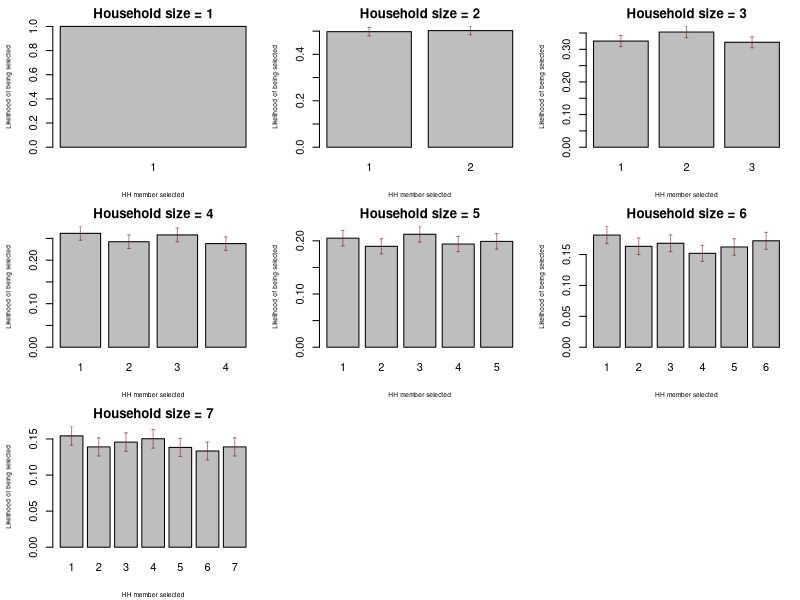

This figure's R source:
# Function to generate one random number between 1 and household size (input)
RandomFun <- function(hh_size = 7){
  
  myvec <- vector(length = hh_size, mode = "numeric")
  for (i in 1:7){
    possibs <- 1:i
    
    myvec[i] <-
      sample(x = possibs,
             size = 1,
             replace = FALSE)
  }

return(myvec)
}

# Create dataframe 
mydf <- data.frame("hh_number" = 1:3000)

# Generate columns for each possible household size
for (i in 1:7){
  mydf[,paste0("hh_size_", i)] <- NA
}

# Populate dataframe with random sequence for each house
for (i in 1:nrow(mydf)){
    mydf[i,2:8] <- RandomFun()
}

# Validate to make sure we got a good draw 
# (ie, no draws larger than household size, and equal distributions)

# First, define function for calculating confidence interval on proportion:
simpasym <- function(n, p, z=1.96, cc=TRUE){
  out <- list()
  if(cc){
    out$lb <- p - z*sqrt((p*(1-p))/n) - 0.5/n
    out$ub <- p + z*sqrt((p*(1-p))/n) + 0.5/n
  } else {
    out$lb <- p - z*sqrt((p*(1-p))/n)
    out$ub <- p + z*sqrt((p*(1-p))/n)
  }
  out
}

# Now calculate confidence interval on each proportion, and visualize
library(Hmisc)
par(mfrow = c(3,3))
par(mar = c(4,4,2,1))
par(oma = c(0,0,0,0))
for (i in 1:7){
  
  mytable <- table(mydf[,paste0("hh_size_", i)])
  ptable <- prop.table(mytable)
  mycis <- simpasym(n = 3000,
                    p = ptable,
                    z = 1.96,
                    cc = TRUE)
  
  bp <- barplot(table(mydf[,paste0("hh_size_",i)])  / 3000,
          main = paste0("Household size = ", i),
          xlab = "HH member selected",
          ylab = "Likelihood of being selected",
          ylim = c(0, max(mycis$ub)),
          cex.lab = 0.6)
  errbar(x = bp[,1],
         y = ptable,
         yplus = mycis$ub,
         yminus = mycis$lb,
         add = TRUE,
         pch = NA,
         errbar.col = adjustcolor("darkred", alpha.f = 0.5)
         )
}
par(mfrow = c(1,1))

# Write to spreadsheet
setwd("C:/Users/BrewJR/Documents/haiti/")
row.names(mydf) <- NULL
write.csv(mydf, "spreadsheet_for_krishna.csv", row.names = FALSE)

# Function to generate individual table
TableFun <- function(hh_number){
  mydf[hh_number,]
}

# Function to write individual table to a spreadsheet
WriteTable <- function(hh_number, out_file = NULL){
  if(is.null(out_file)){
    write.csv(mydf[hh_number,], paste0("hh_number_", hh_number, ".csv"), row.names = FALSE)
  } else {
    write.csv(mydf[hh_number,], out_file, row.names = FALSE)
  }
}

# Example of how to write an individual table to a csv
WriteTable(hh_number = 2032)
WriteTable(hh_number = 113)
WriteTable(hh_number = 508)

# If you want an individual csv for EVERY household, run the following
setwd("spreadsheets")
for (i in 1:3000){
  WriteTable(hh_number = i)
}
